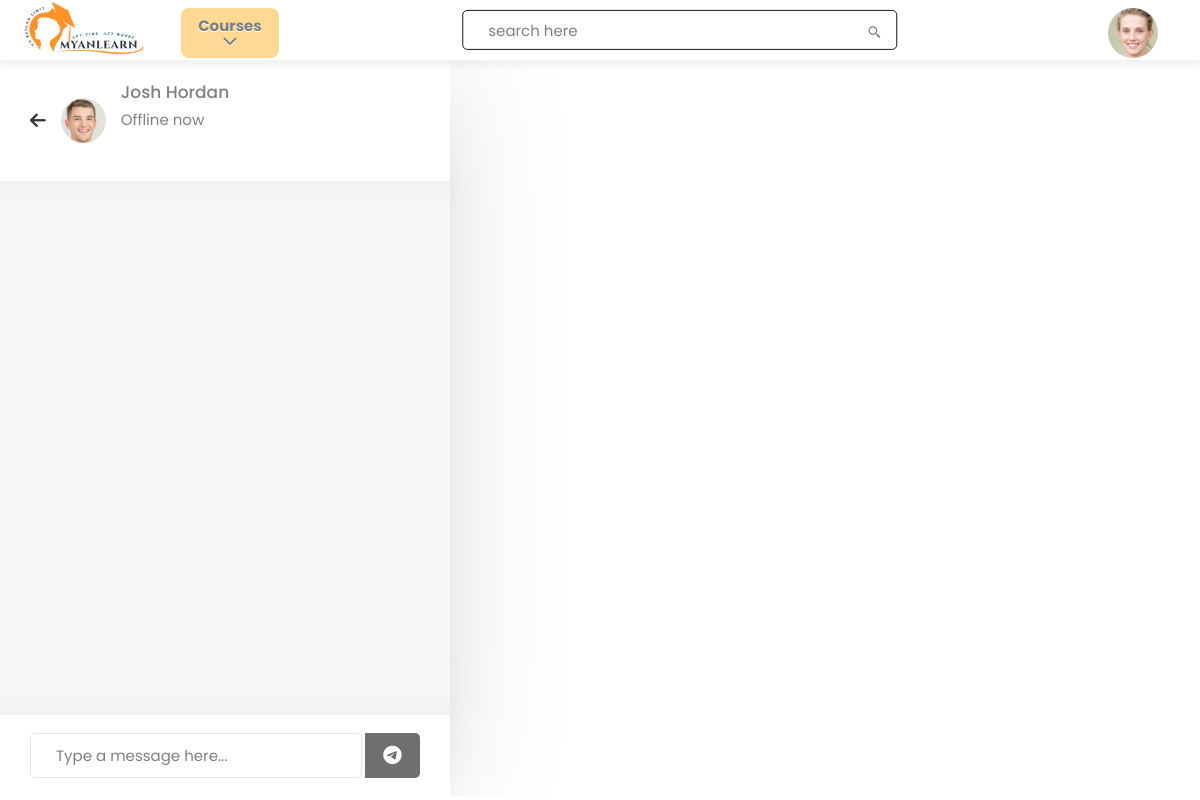
The app's page /chat.php?user_id=1292484688 (signed in) with its own data.
### tables this page shows
CREATE TABLE `users` (
  `user_id` int(11) NOT NULL,
  `unique_id` int(200) NOT NULL,
  `fullName` varchar(255) NOT NULL,
  `email` varchar(255) NOT NULL,
  `password` varchar(255) NOT NULL,
  `confirmPassword` varchar(255) NOT NULL,
  `image` varchar(400) NOT NULL DEFAULT 'assets/images/DefaultProfile.jpg',
  `status` varchar(255) NOT NULL,
  `about` text NOT NULL,
  `job` varchar(255) NOT NULL,
  `contact_phone` varchar(255) NOT NULL,
  `contact_email` varchar(255) NOT NULL,
  `address` text NOT NULL,
  `twitter` varchar(255) NOT NULL,
  `facebook` varchar(255) NOT NULL,
  `youtube` varchar(255) NOT NULL,
  `linkedin` varchar(255) NOT NULL
);

### chat.php (the view, shortened to what this page needs)
<?php
include_once "config.php";
?>
<?php include_once "header.php"; ?>
<link rel="stylesheet" href="https://maxcdn.bootstrapcdn.com/bootstrap/4.0.0/css/bootstrap.min.css">
    <link rel="stylesheet" href="assets/css/chatstyle.css">
    <link rel="stylesheet" href="assets/css/app.css">
<body>
  <div class="wrapper">
    <section class="chat-area">
      <header>
        <?php
        $user_id = mysqli_real_escape_string($conn, $_GET['user_id']);
        $sql = mysqli_query($conn, "SELECT * FROM users WHERE unique_id = {$user_id}");
        if (mysqli_num_rows($sql) > 0) {
          $row = mysqli_fetch_assoc($sql);
        } else {
          header("location: users.php");
        }
        ?>
        <a href="users1.php" class="back-icon"><i class="fas fa-arrow-left"></i></a>
        <img src="<?php echo $row['image']; ?>" alt="">
        <div class="details">
          <span><?php echo $row['fullName'] ?></span>
          <p><?php echo $row['status']; ?></p>
        </div>
      </header>
      <div class="backButton">
        <a href="users1.php">back</a>
      </div>
      <div class="chat-box">
      </div>
      <form action="#" class="typing-area">
        <input type="text" name="message" class="input-field" placeholder="Type a message here..." autocomplete="off">
        <button><i class="fab fa-telegram-plane"></i></button>
      </form>
    </section>
  </div>
</body>
</html>

### header.php (shortened to what this page needs)
<!DOCTYPE html>
<html lang="en">
<head>
    <link rel="stylesheet" href="assets/css/homes.css">
    <link rel="stylesheet" href="assets/css/variable.css">
    <link href='https://unpkg.com/boxicons@2.1.4/css/boxicons.min.css' rel='stylesheet'>
    <link rel="stylesheet" href="https://cdnjs.cloudflare.com/ajax/libs/font-awesome/6.2.1/css/all.min.css">
    <link rel="stylesheet" href="assets/vendor/Fontawesome-free/css/all.min.css">
    <link href="assets/vendor/bootstrap/css/bootstrap.min.css" rel="stylesheet">
    <link href="assets/vendor/bootstrap-icons/bootstrap-icons.css" rel="stylesheet">
    <link href="assets/vendor/swiper/swiper-bundle.min.css" rel="stylesheet">
    <link href="assets/vendor/glightbox/css/glightbox.min.css" rel="stylesheet">
    <link href="assets/vendor/aos/aos.css" rel="stylesheet">
</head>
<body>
    <div class="navBar">
        <?php
        include_once "config.php";
        $sql = mysqli_query($conn, "Select * From users Where unique_id = {$_SESSION['unique_id']}");
        if (mysqli_num_rows($sql) > 0) {
            $row = mysqli_fetch_assoc($sql);
        }
        ?>
        <div class="topbar">
            <div class="logo">
                <a href="home.php"><img src="assets/images/logo1.png" alt="Logo Image" srcset=""></a>
            </div>
            <div class="courseCategory close">
                Courses
                <i class="fa-solid fa-chevron-down courseCategoryIcon"></i>
            </div>
            <div class="search">
                <input type="text" id="search" placeholder="search here" style="border: 1px solid;">
                <label for="search"> <i class='bx bx-search-alt-2'></i></label>
            </div>
            <div class="user">
                <img src="<?php echo $row['image'] ?>" alt="" class="profileImage">
            </div>
            <div class="sub-menu-wrap-user" id="subMenu">
                <div class="sub-menu">
                </div>
            </div>
            <div class="sub-menu-wrap-courses" id="subMenu">
                <div class="sub-menu">
                </div>
            </div>
            <div class="sub-menu-wrap-development" id="subMenu" onmouseover="showParentMenu()" onmouseout="hideParentMenu()">
                <div class="sub-menu">
                </div>
            </div>
            <div class="sub-menu-wrap-business" id="subMenu" onmouseover="showParentMenu()" onmouseout="hideParentMenu()">
                <div class="sub-menu">
                </div>
            </div>
            <div class="sub-menu-wrap-finance" id="subMenu" onmouseover="showParentMenu()" onmouseout="hideParentMenu()">
                <div class="sub-menu">
                </div>
            </div>
            <div class="sub-menu-wrap-software" id="subMenu" onmouseover="showParentMenu()" onmouseout="hideParentMenu()">
                <div class="sub-menu">
                </div>
            </div>
            <div class="sub-menu-wrap-office" id="subMenu" onmouseover="showParentMenu()" onmouseout="hideParentMenu()">
                <div class="sub-menu">
                </div>
            </div>
            <div class="sub-menu-wrap-personal" id="subMenu" onmouseover="showParentMenu()" onmouseout="hideParentMenu()">
                <div class="sub-menu">
                </div>
            </div>
            <div class="sub-menu-wrap-design" id="subMenu" onmouseover="showParentMenu()" onmouseout="hideParentMenu()">
                <div class="sub-menu">
                </div>
            </div>
            <div class="sub-menu-wrap-marketing" id="subMenu" onmouseover="showParentMenu()" onmouseout="hideParentMenu()">
                <div class="sub-menu">
                </div>
            </div>
            <div class="sub-menu-wrap-lifestyle" id="subMenu" onmouseover="showParentMenu()" onmouseout="hideParentMenu()">
                <div class="sub-menu">
                </div>
            </div>
            <div class="sub-menu-wrap-photograph" id="subMenu" onmouseover="showParentMenu()" onmouseout="hideParentMenu()">
                <div class="sub-menu">
                </div>
            </div>
            <div class="sub-menu-wrap-health" id="subMenu" onmouseover="showParentMenu()" onmouseout="hideParentMenu()">
                <div class="sub-menu">
                </div>
            </div>
            <div class="sub-menu-wrap-health" id="subMenu" onmouseover="showParentMenu()" onmouseout="hideParentMenu()">
                <div class="sub-menu">
                </div>
            </div>
            <div class="sub-menu-wrap-music" id="subMenu" onmouseover="showParentMenu()" onmouseout="hideParentMenu()">
                <div class="sub-menu">
                </div>
            </div>
            <div class="sub-menu-wrap-teaching" id="subMenu" onmouseover="showParentMenu()" onmouseout="hideParentMenu()">
                <div class="sub-menu">
                </div>
            </div>
        </div>
    </div>
</body>
</html>

### assets/css/homes.css (style rules this page uses)
* { padding: 0; margin: 0; box-sizing: border-box; font-family: Georgia, 'Times New Roman', Times, serif; }
.topbar { position: relative; background: #fff; box-shadow: 0 4px 8px 0 rgba(0, 0, 0, 0.08); width: 100%; height: 60px; padding: 0 20px; display: grid; grid-template-columns: 2fr 3fr 10fr 1fr; align-items: center; z-index: 1; }
.logo img { width: 130px; height: 60px; margin-bottom: 5px; }
.search { position: relative; width: 60%; left: 50%; right: 50%; transform: translate(-65%, 15%); }
.search input { width: 100%; height: 40px; padding: 0 40px; font-size: 16px; outline: none; border: none; border-radius: 10px; background: #f5f5f5; }
.search i { position: absolute; right: 15px; top: 15px; cursor: pointer; }
.user { position: relative; width: 50px; height: 50px; }
.user img { position: absolute; top: 0; left: 0; height: 100%; width: 100%; object-fit: cover; border-radius: 100%; cursor: pointer; }
.courseCategory { padding: 10px; width: 45%; border-radius: 8px; text-align: center; font-size: 13px; font-weight: 500; margin-left: 16px; background: var(--light-gradient); color: var(--white); cursor: pointer; }
.sub-menu-wrap-user { position: absolute; top: 100%; right: 1%; width: 250px; max-height: 0px; overflow: hidden; border-radius: 8px; box-shadow: rgb(0 0 0 / 10%) 0px 10px 25px -5px, rgb(0 0 0 / 4%) 0px 13px 10px -5px; border: 1px solid #f1f3f4; transition: max-height 0.5s; }
.sub-menu-wrap-courses { position: absolute; top: 100%; right: 60%; width: 250px; max-height: 0px; overflow: hidden; border-radius: 8px; box-shadow: rgb(0 0 0 / 10%) 0px 10px 25px -5px, rgb(0 0 0 / 4%) 0px 13px 10px -5px; border: 1px solid #f1f3f4; transition: max-height 0.5s; }
.sub-menu-wrap-development,.sub-menu-wrap-business, .sub-menu-wrap-finance, .sub-menu-wrap-software, .sub-menu-wrap-office, .sub-menu-wrap-personal ,.sub-menu-wrap-design, .sub-menu-wrap-marketing, .sub-menu-wrap-lifestyle, .sub-menu-wrap-photograph ,.sub-menu-wrap-health, .sub-menu-wrap-music, .sub-menu-wrap-teaching { position: absolute; top: 100%; right: 52.8%; width: 250px; max-height: 0px; overflow: hidden; border-radius: 8px; border: 1px solid #f1f3f4; transition: max-height 0.5s; background: var(--white); }
.sub-menu { background:var(--white); padding: 20px; }
@media (max-width: 1440px) { .sub-menu-wrap-courses { right: 70%; } }
@media (max-width: 1440px) { .sub-menu-wrap-development,.sub-menu-wrap-business,.sub-menu-wrap-software, .sub-menu-wrap-office, .sub-menu-wrap-personal ,.sub-menu-wrap-design, .sub-menu-wrap-marketing, .sub-menu-wrap-photograph, .sub-menu-wrap-health, .sub-menu-wrap-music, .sub-menu-wrap-teaching { left: 29%; } }

### assets/css/variable.css (style rules this page uses)
:root { --color-default: #212529; --color-default-rgb: 33, 37, 41; --bg1: #fff; --bg2: #f5f5f5; --text: #363636; --green: #4bae4f; --orange: #ff6929; --white: #fff; --gray-white: #ccc; --gray: #525252; --gray-light: rgb(124, 124, 124); --black: #000; --color-white-rgb: 255, 255, 255; --light-gradient: #ffb429; --dark-gradient: #fe431e; --linear-orange: linear-gradient(45deg, var(--light-gradient)0%, var(--dark-gradient)100%); --font-default: 'EB Garamond', system-ui, -apple-system, "Segoe UI", Roboto, "Helvetica Neue", Arial, "Noto Sans", "Liberation Sans", sans-serif, "Apple Color Emoji", "Segoe UI Emoji", "Segoe UI Symbol", "Noto Color Emoji"; --font-primary: 'EB Garamond', serif; --font-secondary: 'Inter', sans-serif; --big-font-size: 3rem; --h1-font-size: 1.5rem; --h2-font-size: 1.25rem; --h3-font-size: 1rem; --normal-font-size: 0.938rem; --small-font-size: 0.813rem; }
* { box-sizing: border-box; margin: 0; padding: 0; list-style: none; border: none; outline: none; text-decoration: none; }
a { color: var(--color-links); text-decoration: none!important; }
.profileImage { width: 50px; height: 50px; }

### records on screen
users: image (picture)
users: image (picture), fullName "Josh Hordan", status "Offline now"
